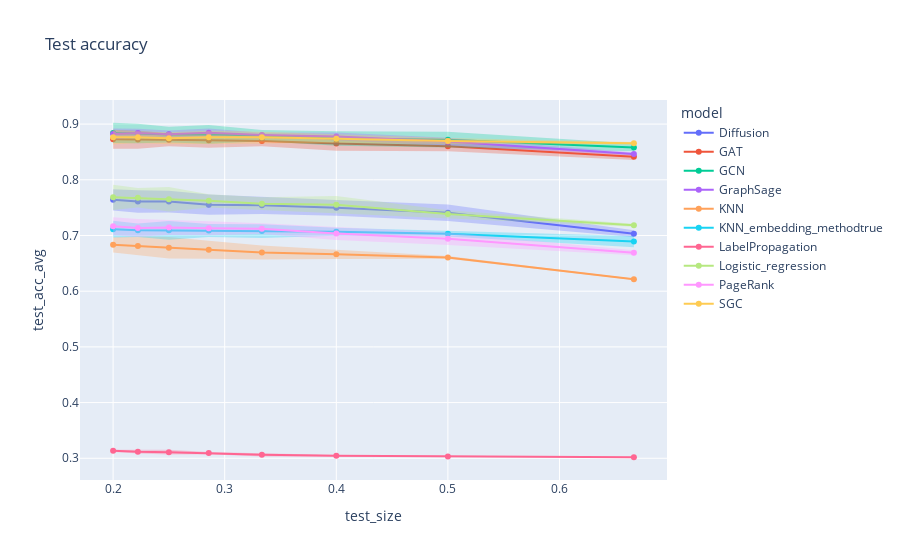

The code cell stored with this chart in its notebook:
### Markdown cell above
`Cora`

### Code cell
# Compute average and standard deviation according to values of k
grouped = df_tot.groupby(['dataset', 'model', 'k', 'train_size', 'test_size'])[['train_acc', 'test_acc']].agg({'train_acc': ['mean', 'std'], 'test_acc': ['mean', 'std']}).reset_index()
grouped.columns = ['dataset', 'model', 'k', 'train_size', 'test_size', 'train_acc_avg', 'train_acc_std', 'test_acc_avg', 'test_acc_std', ]
grouped

# Test split
for error_y_mode in {'band'}:
    fig = line(
        data_frame = grouped[grouped['dataset']=='cora'],
        x = 'test_size',
        y = 'test_acc_avg',
        error_y = 'test_acc_std',
        error_y_mode = error_y_mode,
        color = 'model',
        title = f'Test accuracy',
        markers = '.',
    )
    fig.show()

### Figure 1 — Plotly figure (JSON) as saved in the notebook; plotly's stock layout.template omitted (floating-point values rounded to 4 significant figures)
{"data": [{"fill": "toself", "fillcolor": "rgba(99,110,250,.3)", "hoverinfo": "skip", "legendgroup": "Diffusion", "line": {"color": "rgba(255,255,255,0)"}, "showlegend": false, "type": "scatter", "x": [0.6667, 0.5, 0.4, 0.3333, 0.2857, 0.25, 0.2222, 0.2, 0.2, 0.2222, 0.25, 0.2857, 0.3333, 0.4, 0.5, 0.6667], "xaxis": "x", "y": [0.7094, 0.7557, 0.7639, 0.7698, 0.7737, 0.7803, 0.7812, 0.7832, 0.7449, 0.741, 0.7415, 0.737, 0.7386, 0.7354, 0.7258, 0.6972], "yaxis": "y"}, {"hovertemplate": "model=Diffusion<br>test_size=%{x}<br>test_acc_avg=%{y}<extra></extra>", "legendgroup": "Diffusion", "line": {"color": "#636efa", "dash": "solid"}, "marker": {"symbol": "circle"}, "mode": "markers+lines", "name": "Diffusion", "orientation": "v", "showlegend": true, "type": "scatter", "x": [0.6667, 0.5, 0.4, 0.3333, 0.2857, 0.25, 0.2222, 0.2], "xaxis": "x", "y": [0.7033, 0.7408, 0.7496, 0.7542, 0.7554, 0.7609, 0.7611, 0.764], "yaxis": "y"}, {"fill": "toself", "fillcolor": "rgba(239,85,59,.3)", "hoverinfo": "skip", "legendgroup": "GAT", "line": {"color": "rgba(255,255,255,0)"}, "showlegend": false, "type": "scatter", "x": [0.6667, 0.5, 0.4, 0.3333, 0.2857, 0.25, 0.2222, 0.2, 0.2, 0.2222, 0.25, 0.2857, 0.3333, 0.4, 0.5, 0.6667], "xaxis": "x", "y": [0.8473, 0.8695, 0.8778, 0.8787, 0.8845, 0.8832, 0.8886, 0.8896, 0.8557, 0.8559, 0.8604, 0.8576, 0.8604, 0.8522, 0.8513, 0.8355], "yaxis": "y"}, {"hovertemplate": "model=GAT<br>test_size=%{x}<br>test_acc_avg=%{y}<extra></extra>", "legendgroup": "GAT", "line": {"color": "#EF553B", "dash": "solid"}, "marker": {"symbol": "circle"}, "mode": "markers+lines", "name": "GAT", "orientation": "v", "showlegend": true, "type": "scatter", "x": [0.6667, 0.5, 0.4, 0.3333, 0.2857, 0.25, 0.2222, 0.2], "xaxis": "x", "y": [0.8414, 0.8604, 0.865, 0.8696, 0.8711, 0.8718, 0.8722, 0.8727], "yaxis": "y"}, {"fill": "toself", "fillcolor": "rgba(0,204,150,.3)", "hoverinfo": "skip", "legendgroup": "GCN", "line": {"color": "rgba(255,255,255,0)"}, "showlegend": false, "type": "scatter", "x": [0.6667, 0.5, 0.4, 0.3333, 0.2857, 0.25, 0.2222, 0.2, 0.2, 0.2222, 0.25, 0.2857, 0.3333, 0.4, 0.5, 0.6667], "xaxis": "x", "y": [0.865, 0.8861, 0.8872, 0.8894, 0.8985, 0.8954, 0.9006, 0.9024, 0.8659, 0.8656, 0.8671, 0.8649, 0.8692, 0.861, 0.8578, 0.8514], "yaxis": "y"}, {"hovertemplate": "model=GCN<br>test_size=%{x}<br>test_acc_avg=%{y}<extra></extra>", "legendgroup": "GCN", "line": {"color": "#00cc96", "dash": "solid"}, "marker": {"symbol": "circle"}, "mode": "markers+lines", "name": "GCN", "orientation": "v", "showlegend": true, "type": "scatter", "x": [0.6667, 0.5, 0.4, 0.3333, 0.2857, 0.25, 0.2222, 0.2], "xaxis": "x", "y": [0.8582, 0.872, 0.8741, 0.8793, 0.8817, 0.8812, 0.8831, 0.8842], "yaxis": "y"}, {"fill": "toself", "fillcolor": "rgba(171,99,250,.3)", "hoverinfo": "skip", "legendgroup": "GraphSage", "line": {"color": "rgba(255,255,255,0)"}, "showlegend": false, "type": "scatter", "x": [0.6667, 0.5, 0.4, 0.3333, 0.2857, 0.25, 0.2222, 0.2, 0.2, 0.2222, 0.25, 0.2857, 0.3333, 0.4, 0.5, 0.6667], "xaxis": "x", "y": [0.8494, 0.8755, 0.8851, 0.8844, 0.8919, 0.8886, 0.8916, 0.8923, 0.8721, 0.8768, 0.8753, 0.8767, 0.8768, 0.8706, 0.8617, 0.8434], "yaxis": "y"}, {"hovertemplate": "model=GraphSage<br>test_size=%{x}<br>test_acc_avg=%{y}<extra></extra>", "legendgroup": "GraphSage", "line": {"color": "#ab63fa", "dash": "solid"}, "marker": {"symbol": "circle"}, "mode": "markers+lines", "name": "GraphSage", "orientation": "v", "showlegend": true, "type": "scatter", "x": [0.6667, 0.5, 0.4, 0.3333, 0.2857, 0.25, 0.2222, 0.2], "xaxis": "x", "y": [0.8464, 0.8686, 0.8778, 0.8806, 0.8843, 0.882, 0.8842, 0.8822], "yaxis": "y"}, {"fill": "toself", "fillcolor": "rgba(255,161,90,.3)", "hoverinfo": "skip", "legendgroup": "KNN", "line": {"color": "rgba(255,255,255,0)"}, "showlegend": false, "type": "scatter", "x": [0.6667, 0.5, 0.4, 0.3333, 0.2857, 0.25, 0.2222, 0.2, 0.2, 0.2222, 0.25, 0.2857, 0.3333, 0.4, 0.5, 0.6667], "xaxis": "x", "y": [0.6225, 0.6632, 0.6744, 0.6819, 0.6906, 0.6974, 0.6983, 0.6969, 0.6695, 0.6644, 0.6586, 0.6584, 0.6567, 0.658, 0.658, 0.6201], "yaxis": "y"}, {"hovertemplate": "model=KNN<br>test_size=%{x}<br>test_acc_avg=%{y}<extra></extra>", "legendgroup": "KNN", "line": {"color": "#FFA15A", "dash": "solid"}, "marker": {"symbol": "circle"}, "mode": "markers+lines", "name": "KNN", "orientation": "v", "showlegend": true, "type": "scatter", "x": [0.6667, 0.5, 0.4, 0.3333, 0.2857, 0.25, 0.2222, 0.2], "xaxis": "x", "y": [0.6213, 0.6606, 0.6662, 0.6693, 0.6745, 0.678, 0.6813, 0.6832], "yaxis": "y"}, {"fill": "toself", "fillcolor": "rgba(25,211,243,.3)", "hoverinfo": "skip", "legendgroup": "KNN_embedding_methodtrue", "line": {"color": "rgba(255,255,255,0)"}, "showlegend": false, "type": "scatter", "x": [0.6667, 0.5, 0.4, 0.3333, 0.2857, 0.25, 0.2222, 0.2, 0.2, 0.2222, 0.25, 0.2857, 0.3333, 0.4, 0.5, 0.6667], "xaxis": "x", "y": [0.6992, 0.7079, 0.7139, 0.7204, 0.7205, 0.726, 0.7214, 0.7265, 0.6963, 0.6974, 0.6924, 0.6972, 0.6954, 0.6994, 0.6983, 0.6789], "yaxis": "y"}, {"hovertemplate": "model=KNN_embedding_methodtrue<br>test_size=%{x}<br>test_acc_avg=%{y}<extra></extra>", "legendgroup": "KNN_embedding_methodtrue", "line": {"color": "#19d3f3", "dash": "solid"}, "marker": {"symbol": "circle"}, "mode": "markers+lines", "name": "KNN_embedding_methodtrue", "orientation": "v", "showlegend": true, "type": "scatter", "x": [0.6667, 0.5, 0.4, 0.3333, 0.2857, 0.25, 0.2222, 0.2], "xaxis": "x", "y": [0.6891, 0.7031, 0.7066, 0.7079, 0.7088, 0.7092, 0.7094, 0.7114], "yaxis": "y"}, {"fill": "toself", "fillcolor": "rgba(255,102,146,.3)", "hoverinfo": "skip", "legendgroup": "LabelPropagation", "line": {"color": "rgba(255,255,255,0)"}, "showlegend": false, "type": "scatter", "x": [0.6667, 0.5, 0.4, 0.3333, 0.2857, 0.25, 0.2222, 0.2, 0.2, 0.2222, 0.25, 0.2857, 0.3333, 0.4, 0.5, 0.6667], "xaxis": "x", "y": [0.3023, 0.3037, 0.3058, 0.309, 0.3114, 0.3151, 0.3149, 0.3154, 0.3113, 0.3084, 0.3067, 0.3071, 0.3032, 0.3032, 0.3023, 0.3018], "yaxis": "y"}, {"hovertemplate": "model=LabelPropagation<br>test_size=%{x}<br>test_acc_avg=%{y}<extra></extra>", "legendgroup": "LabelPropagation", "line": {"color": "#FF6692", "dash": "solid"}, "marker": {"symbol": "circle"}, "mode": "markers+lines", "name": "LabelPropagation", "orientation": "v", "showlegend": true, "type": "scatter", "x": [0.6667, 0.5, 0.4, 0.3333, 0.2857, 0.25, 0.2222, 0.2], "xaxis": "x", "y": [0.3021, 0.303, 0.3045, 0.3061, 0.3093, 0.3109, 0.3117, 0.3133], "yaxis": "y"}, {"fill": "toself", "fillcolor": "rgba(182,232,128,.3)", "hoverinfo": "skip", "legendgroup": "Logistic_regression", "line": {"color": "rgba(255,255,255,0)"}, "showlegend": false, "type": "scatter", "x": [0.6667, 0.5, 0.4, 0.3333, 0.2857, 0.25, 0.2222, 0.2, 0.2, 0.2222, 0.25, 0.2857, 0.3333, 0.4, 0.5, 0.6667], "xaxis": "x", "y": [0.7213, 0.7454, 0.7709, 0.7687, 0.7741, 0.787, 0.7854, 0.7912, 0.7457, 0.7504, 0.7429, 0.7503, 0.7457, 0.7395, 0.7313, 0.7156], "yaxis": "y"}, {"hovertemplate": "model=Logistic_regression<br>test_size=%{x}<br>test_acc_avg=%{y}<extra></extra>", "legendgroup": "Logistic_regression", "line": {"color": "#B6E880", "dash": "solid"}, "marker": {"symbol": "circle"}, "mode": "markers+lines", "name": "Logistic_regression", "orientation": "v", "showlegend": true, "type": "scatter", "x": [0.6667, 0.5, 0.4, 0.3333, 0.2857, 0.25, 0.2222, 0.2], "xaxis": "x", "y": [0.7184, 0.7384, 0.7552, 0.7572, 0.7622, 0.765, 0.7679, 0.7685], "yaxis": "y"}, {"fill": "toself", "fillcolor": "rgba(255,151,255,.3)", "hoverinfo": "skip", "legendgroup": "PageRank", "line": {"color": "rgba(255,255,255,0)"}, "showlegend": false, "type": "scatter", "x": [0.6667, 0.5, 0.4, 0.3333, 0.2857, 0.25, 0.2222, 0.2, 0.2, 0.2222, 0.25, 0.2857, 0.3333, 0.4, 0.5, 0.6667], "xaxis": "x", "y": [0.6735, 0.7054, 0.7151, 0.7222, 0.7256, 0.7276, 0.7297, 0.7327, 0.7004, 0.6975, 0.7008, 0.7006, 0.7025, 0.6919, 0.6831, 0.6644], "yaxis": "y"}, {"hovertemplate": "model=PageRank<br>test_size=%{x}<br>test_acc_avg=%{y}<extra></extra>", "legendgroup": "PageRank", "line": {"color": "#FF97FF", "dash": "solid"}, "marker": {"symbol": "circle"}, "mode": "markers+lines", "name": "PageRank", "orientation": "v", "showlegend": true, "type": "scatter", "x": [0.6667, 0.5, 0.4, 0.3333, 0.2857, 0.25, 0.2222, 0.2], "xaxis": "x", "y": [0.6689, 0.6942, 0.7035, 0.7123, 0.7131, 0.7142, 0.7136, 0.7166], "yaxis": "y"}, {"fill": "toself", "fillcolor": "rgba(254,203,82,.3)", "hoverinfo": "skip", "legendgroup": "SGC", "line": {"color": "rgba(255,255,255,0)"}, "showlegend": false, "type": "scatter", "x": [0.6667, 0.5, 0.4, 0.3333, 0.2857, 0.25, 0.2222, 0.2, 0.2, 0.2222, 0.25, 0.2857, 0.3333, 0.4, 0.5, 0.6667], "xaxis": "x", "y": [0.868, 0.8751, 0.8817, 0.8863, 0.8879, 0.8852, 0.8873, 0.8895, 0.8632, 0.8659, 0.8639, 0.8645, 0.8662, 0.8661, 0.8643, 0.8634], "yaxis": "y"}, {"hovertemplate": "model=SGC<br>test_size=%{x}<br>test_acc_avg=%{y}<extra></extra>", "legendgroup": "SGC", "line": {"color": "#FECB52", "dash": "solid"}, "marker": {"symbol": "circle"}, "mode": "markers+lines", "name": "SGC", "orientation": "v", "showlegend": true, "type": "scatter", "x": [0.6667, 0.5, 0.4, 0.3333, 0.2857, 0.25, 0.2222, 0.2], "xaxis": "x", "y": [0.8657, 0.8697, 0.8739, 0.8762, 0.8762, 0.8746, 0.8766, 0.8764], "yaxis": "y"}], "layout": {"legend": {"title": {"text": "model"}, "tracegroupgap": 0}, "title": {"text": "Test accuracy"}, "xaxis": {"anchor": "y", "domain": [0, 1], "title": {"text": "test_size"}}, "yaxis": {"anchor": "x", "domain": [0, 1], "title": {"text": "test_acc_avg"}}}}
